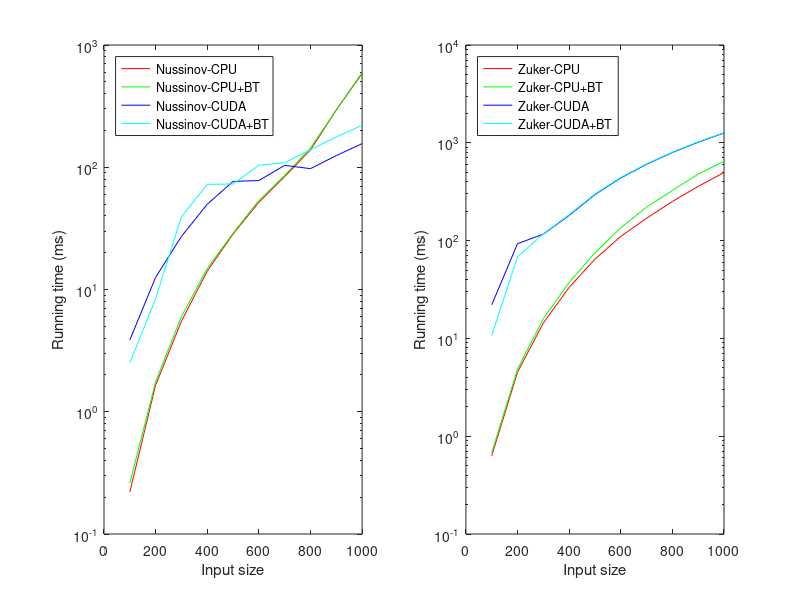

MATLAB code for this plot:
% MacBook Pro TCK

function [] = mbp()


data = [ 100 200 300 400 500 600 700 800 900 1000; ...
0.220 1.650 5.500 14.140 28.440 51.630 83.860 138.500 294.080 584.660; ... % Nussinov-CPU-plain
0.260 1.760 6.000 14.850 28.900 53.570 85.730 143.910 293.890 595.140; ... % Nussinov-CPU-BT
3.860 12.570 27.190 49.780 76.580 77.830 103.640 97.400 124.580 156.040; ... % Nussinov-CUDA-plain
2.510 8.410 39.390 72.400 73.000 103.820 108.950 139.000 176.920 220.460; ... % Nussinov-CUDA-BT
0.630 4.520 14.370 33.240 64.590 110.420 169.150 251.440 358.150 496.350; ... % Zuker-CPU-plain
0.680 4.850 15.910 37.310 75.080 135.180 220.190 325.310 478.670 647.570; ... % Zuker-CPU-BT
22.010 92.980 116.460 181.060 295.480 437.090 603.700 796.290 1014.540 1260.530; ... % Zuker-CUDA-plain
10.740 68.380 117.110 184.120 299.420 442.390 609.500 803.370 1024.430 1270.360 ]; % Zuker-CUDA-BT

h=figure;
subplot(121);
h1=semilogy(data(1,:),data(2,:),'r');
hold on;
h2=semilogy(data(1,:),data(3,:),'g');
h3=semilogy(data(1,:),data(4,:),'b');
h4=semilogy(data(1,:),data(5,:),'c');
hold off;
legend([h1,h2,h3,h4],{'Nussinov-CPU','Nussinov-CPU+BT','Nussinov-CUDA','Nussinov-CUDA+BT'},'Location','NorthWest');
xlabel('Input size');
ylabel('Running time (ms)');
subplot(122);
h5=semilogy(data(1,:),data(6,:),'r');
hold on;
h6=semilogy(data(1,:),data(7,:),'g');
h7=semilogy(data(1,:),data(8,:),'b');
h8=semilogy(data(1,:),data(9,:),'c');
hold off;
legend([h5,h6,h7,h8],{'Zuker-CPU','Zuker-CPU+BT','Zuker-CUDA','Zuker-CUDA+BT'},'Location','NorthWest');
xlabel('Input size');
ylabel('Running time (ms)');

%	file = 'var_zuker.eps';
%	set(gcf,'PaperUnits','inches','PaperPosition',[0 0 16 4]);
%	print(h,'-depsc',file); close(h);
%	unix(sprintf('epstopdf %s && rm %s',file,file));


end

function[]=raw()

sprintf('%.3f',median([   0.26    0.26    0.23    0.22    0.22    0.22    0.22    0.22    0.22    0.22    0.22    0.22    0.22    0.22    0.22    0.22    0.22    0.22    0.22    0.22    0.22    0.22    0.22    0.22    0.22  ])) % Nussinov-CPU-plain-100, 25 samples
sprintf('%.3f',median([   1.68    1.68    1.63    1.63    1.67    1.65    1.62    1.67    1.66    1.66    1.63    1.62    1.65    1.63    1.65    1.63    1.62    1.62    1.65    1.69    1.69    1.65    1.65    1.64    1.68  ])) % Nussinov-CPU-plain-200, 25 samples
sprintf('%.3f',median([   5.55    5.46    5.46    5.37    5.69    5.44    5.71    5.62    5.58    5.54    5.53    5.56    5.48    5.45    5.47    5.48    5.52    5.53    5.45    5.70    5.47    5.42    5.50    5.55    5.41  ])) % Nussinov-CPU-plain-300, 25 samples
sprintf('%.3f',median([  14.29   14.34   14.19   14.17   13.68   14.05   14.18   14.13   14.22   14.02   13.93   14.18   14.21   14.14   14.01   14.20   14.06   14.18   13.95   14.21   14.02   14.29   14.02   13.95   13.95  ])) % Nussinov-CPU-plain-400, 25 samples
sprintf('%.3f',median([  28.64   28.53   28.29   29.85   28.41   28.77   28.38   28.70   28.44   28.44   28.37   28.94   28.54   28.11   28.17   28.20   27.94   28.17   28.15   28.18   28.95   28.87   28.71   28.56   29.00  ])) % Nussinov-CPU-plain-500, 25 samples
sprintf('%.3f',median([  52.43   52.67   51.41   51.12   51.30   51.58   51.62   51.78   51.49   51.75   51.14   51.20   51.48   51.63   51.46   51.82   51.97   51.95   51.53   51.37   52.38   52.29   52.25   52.19   52.92  ])) % Nussinov-CPU-plain-600, 25 samples
sprintf('%.3f',median([  84.32   85.48   83.90   84.13   84.58   83.52   84.49   84.73   84.05   84.08   84.42   84.53   84.55   83.00   83.36   82.93   83.86   83.19   83.09   82.90   83.31   83.84   83.33   82.99   83.49  ])) % Nussinov-CPU-plain-700, 25 samples
sprintf('%.3f',median([ 142.93  141.75  140.23  135.43  137.61  139.00  140.00  139.59  137.24  137.93  137.61  139.13  138.49  139.64  138.50  139.12  138.20  138.31  138.70  138.10  139.17  138.09  138.38  138.68  138.02  ])) % Nussinov-CPU-plain-800, 25 samples
sprintf('%.3f',median([ 297.58  295.43  294.35  294.32  296.74  294.59  293.99  294.36  292.09  293.46  292.98  292.29  293.34  294.85  286.07  292.23  294.51  294.08  296.55  293.23  293.71  293.63  294.26  294.72  293.11  ])) % Nussinov-CPU-plain-900, 25 samples
sprintf('%.3f',median([ 588.02  589.89  588.13  584.11  587.53  584.66  583.10  584.59  584.44  579.06  584.05  589.49  585.63  584.79  585.11  586.49  577.66  584.56  579.90  584.61  589.40  585.52  584.07  586.71  577.18  ])) % Nussinov-CPU-plain-1000, 25 samples
sprintf('%.3f',median([   0.31    0.28    0.26    0.26    0.26    0.26    0.26    0.26    0.26    0.26    0.26    0.26    0.26    0.26    0.26    0.26    0.26    0.26    0.26    0.26    0.26    0.26    0.26    0.26    0.26  ])) % Nussinov-CPU-BT-100, 25 samples
sprintf('%.3f',median([   1.89    1.74    1.80    1.74    1.73    1.74    1.76    1.79    1.78    1.77    1.87    1.76    1.77    1.74    1.73    1.74    1.76    1.78    1.79    1.90    1.75    1.78    1.76    1.75    1.76  ])) % Nussinov-CPU-BT-200, 25 samples
sprintf('%.3f',median([   6.35    6.03    6.02    6.00    6.00    6.07    6.03    6.00    5.99    5.98    5.96    6.03    6.04    6.13    6.06    6.07    5.96    6.00    5.99    6.00    6.00    5.87    6.01    5.94    5.91  ])) % Nussinov-CPU-BT-300, 25 samples
sprintf('%.3f',median([  14.93   14.50   14.62   14.44   14.85   14.69   16.01   14.73   14.79   14.68   14.62   14.75   14.64   16.02   14.62   15.14   14.85   15.19   14.93   14.81   14.95   14.87   14.94   15.02   15.09  ])) % Nussinov-CPU-BT-400, 25 samples
sprintf('%.3f',median([  29.78   29.35   29.37   28.93   28.61   29.10   28.83   29.04   28.80   28.95   28.90   28.77   28.63   28.79   28.73   29.14   28.73   29.05   28.88   28.93   28.96   28.84   28.70   28.83   30.26  ])) % Nussinov-CPU-BT-500, 25 samples
sprintf('%.3f',median([  53.58   54.25   53.82   52.78   53.23   52.77   53.88   53.10   53.15   53.15   52.74   53.10   53.56   53.34   53.57   53.80   53.69   53.69   54.07   52.97   53.13   53.78   54.27   53.86   53.65  ])) % Nussinov-CPU-BT-600, 25 samples
sprintf('%.3f',median([  88.09   87.44   86.20   86.11   85.73   86.60   87.87   86.64   85.59   85.90   85.56   85.67   85.22   84.25   83.38   83.76   84.04   84.19   84.70   85.57   85.68   86.77   87.16   87.45   86.36  ])) % Nussinov-CPU-BT-700, 25 samples
sprintf('%.3f',median([ 148.71  146.64  155.99  139.49  139.19  139.29  143.81  143.51  145.55  143.48  144.90  144.08  144.25  144.19  143.35  143.91  144.66  143.09  144.93  142.09  142.92  142.91  144.98  145.27  142.94  ])) % Nussinov-CPU-BT-800, 25 samples
sprintf('%.3f',median([ 297.05  293.89  293.29  292.77  292.89  293.08  291.40  292.96  293.38  293.92  293.02  296.72  291.76  292.46  291.26  296.23  296.27  296.81  302.04  300.11  293.63  294.32  297.71  296.65  297.10  ])) % Nussinov-CPU-BT-900, 25 samples
sprintf('%.3f',median([ 583.04  592.17  579.17  604.65  583.06  584.41  582.12  595.59  594.58  595.14  594.69  598.21  596.31  597.74  593.70  597.95  595.48  596.42  596.65  594.73  595.25  597.12  593.64  597.71  594.81  ])) % Nussinov-CPU-BT-1000, 25 samples
sprintf('%.3f',median([   3.78    3.87    3.60    3.60    3.60    3.88    3.86    3.87    3.88    3.88    3.88    3.89    3.89    3.89    3.88    3.85    3.88    3.60    3.87    3.60    3.60    3.60    3.60    3.60    3.60  ])) % Nussinov-CUDA-plain-100, 25 samples
sprintf('%.3f',median([  12.61   12.58   12.58   12.57   12.57   12.59   12.57   12.57   12.57   12.58   12.58   12.57   12.61   12.57   12.57   12.57   12.57   12.57   12.58   12.58   12.57   12.58   12.57   12.57   12.58  ])) % Nussinov-CUDA-plain-200, 25 samples
sprintf('%.3f',median([  27.22   27.20   27.19   27.20   27.19   27.18   27.18   27.18   27.19   27.19   27.16   27.19   27.19   27.19   27.18   27.19   27.18   27.19   27.18   27.18   27.18   27.18   27.18   27.16   27.19  ])) % Nussinov-CUDA-plain-300, 25 samples
sprintf('%.3f',median([  49.82   49.78   49.80   49.79   49.80   49.76   49.78   49.78   49.79   49.78   49.77   49.78   49.77   49.79   49.78   49.78   49.78   49.78   49.76   49.78   49.79   49.77   49.78   49.77   49.78  ])) % Nussinov-CUDA-plain-400, 25 samples
sprintf('%.3f',median([  96.10   96.11   96.11   95.88   82.28   76.55   76.58   76.64   76.53   76.66   76.62   76.56   76.54   76.65   76.67   76.52   76.54   76.56   76.57   76.57   76.67   76.55   76.67   76.56   76.53  ])) % Nussinov-CUDA-plain-500, 25 samples
sprintf('%.3f',median([ 147.95  125.70  120.73  120.76   79.28   77.80   77.85   77.84   77.97   77.80   77.90   77.90   77.82   77.94   77.94   77.83   77.00   77.11   77.04   77.03   77.09   77.01   77.05   76.99   77.04  ])) % Nussinov-CUDA-plain-600, 25 samples
sprintf('%.3f',median([ 132.69  117.55  110.69  110.69  110.49  110.63  110.70  109.92  105.69  103.53  103.49  103.53  103.35  104.00  103.64  104.02  104.00  102.38   99.11   81.21   78.70   78.78   78.81   78.97   79.00  ])) % Nussinov-CUDA-plain-700, 25 samples
sprintf('%.3f',median([ 133.04  109.77  107.26  103.48  101.96  102.09  102.44  102.08  102.37  102.00   98.98   97.17   97.55   97.38   97.40   97.32   97.38   97.31   97.32   97.29   97.29   97.17   97.00   97.24   97.22  ])) % Nussinov-CUDA-plain-800, 25 samples
sprintf('%.3f',median([ 135.07  132.31  134.79  130.80  125.97  124.74  124.52  124.59  124.40  124.58  124.53  124.49  124.39  124.56  124.52  124.58  124.58  124.36  124.45  124.53  124.60  124.80  124.62  124.37  124.71  ])) % Nussinov-CUDA-plain-900, 25 samples
sprintf('%.3f',median([ 169.92  167.18  165.03  159.84  156.10  155.98  156.04  156.04  156.07  155.91  156.22  156.01  156.49  155.79  156.15  155.92  156.22  155.96  156.33  155.94  155.88  155.87  155.79  155.86  156.05  ])) % Nussinov-CUDA-plain-1000, 25 samples
sprintf('%.3f',median([   2.61    2.54    2.51    2.51    2.51    2.51    2.50    2.51    2.50    2.51    2.51    2.50    2.51    2.52    2.51    2.50    2.52    2.50    2.50    2.52    2.50    2.51    2.50    2.51    2.52  ])) % Nussinov-CUDA-BT-100, 25 samples
sprintf('%.3f',median([   8.16    8.32    8.39    8.39    8.42    8.40    8.43    8.42    8.40    8.39    8.39    8.39    8.40    8.41    8.41    8.39    8.43    9.24    8.81    8.84    8.81    8.82    8.84    8.83    8.80  ])) % Nussinov-CUDA-BT-200, 25 samples
sprintf('%.3f',median([  28.22   28.16   28.16   28.18   28.11   28.16   28.18   28.11   39.40   39.37   39.43   39.42   39.39   39.45   39.45   39.37   39.40   39.42   39.39   39.37   39.40   39.41   39.43   39.40   39.45  ])) % Nussinov-CUDA-BT-300, 25 samples
sprintf('%.3f',median([  72.45   72.44   72.41   72.41   72.40   72.37   72.40   72.39   72.40   72.42   72.38   72.39   72.44   72.41   72.40   72.37   72.40   72.40   72.43   72.40   72.40   72.41   72.39   72.41   72.39  ])) % Nussinov-CUDA-BT-400, 25 samples
sprintf('%.3f',median([ 140.03  139.93  106.19   73.86   73.00   72.94   73.07   73.02   73.00   73.01   72.86   72.94   73.01   72.98   72.97   73.03   73.05   72.90   72.85   73.03   72.98   72.95   72.85   72.94   72.99  ])) % Nussinov-CUDA-BT-500, 25 samples
sprintf('%.3f',median([ 196.88  114.68  113.77  111.59  111.47  111.45  111.44  111.26  109.53  104.60  103.82  103.75  103.81  103.80  103.80  103.85  103.89  103.72  103.76  102.97  100.76   85.78   83.30   83.23   83.34  ])) % Nussinov-CUDA-BT-600, 25 samples
sprintf('%.3f',median([ 147.11  147.53  145.24  143.77  142.40  142.44  131.65  114.12  113.30  113.31  113.35  112.47  108.95  107.36  104.51  104.50  104.47  104.48  104.87  104.47  104.84  104.75  104.51  104.61  104.43  ])) % Nussinov-CUDA-BT-700, 25 samples
sprintf('%.3f',median([ 151.82  150.41  147.34  142.19  142.25  139.70  139.00  138.93  139.46  138.88  139.12  138.99  139.06  138.91  138.95  139.10  138.84  139.13  138.99  138.99  138.90  139.13  138.99  138.99  139.00  ])) % Nussinov-CUDA-BT-800, 25 samples
sprintf('%.3f',median([ 191.03  188.10  178.89  176.91  176.84  176.92  176.59  177.13  177.00  177.11  176.83  176.85  176.96  176.89  177.09  176.91  176.67  177.20  176.78  177.06  177.07  176.92  176.66  176.91  176.72  ])) % Nussinov-CUDA-BT-900, 25 samples
sprintf('%.3f',median([ 237.45  229.37  224.94  220.70  220.77  220.46  220.59  220.13  220.72  220.25  219.99  220.97  220.18  220.05  220.40  220.98  220.16  220.76  220.39  220.22  220.27  220.37  220.67  220.24  220.73  ])) % Nussinov-CUDA-BT-1000, 25 samples
sprintf('%.3f',median([   0.66    0.62    0.64    0.62    0.63    0.63    0.61    0.60    0.63    0.63    0.63    0.64    0.61    0.60    0.60    0.62    0.63    0.62    0.63    0.63    0.66    0.60    0.62    0.66    0.61  ])) % Zuker-CPU-plain-100, 25 samples
sprintf('%.3f',median([   4.67    4.54    4.63    4.51    4.56    4.55    4.52    4.42    4.51    4.30    4.54    4.44    4.51    4.56    4.41    4.52    4.57    4.51    4.58    4.54    4.44    4.55    4.46    4.45    4.75  ])) % Zuker-CPU-plain-200, 25 samples
sprintf('%.3f',median([  14.96   15.56   14.24   14.49   14.44   14.51   14.24   14.37   14.29   14.59   14.20   14.28   14.33   14.34   14.49   14.19   14.21   14.41   14.38   14.52   14.48   14.32   14.27   14.42   14.26  ])) % Zuker-CPU-plain-300, 25 samples
sprintf('%.3f',median([  35.21   33.26   32.95   33.01   33.04   33.72   33.08   32.88   33.41   33.16   33.08   33.00   33.40   33.22   33.00   33.02   33.81   33.66   33.79   33.62   33.24   33.15   33.73   33.69   33.61  ])) % Zuker-CPU-plain-400, 25 samples
sprintf('%.3f',median([  66.60   65.10   64.61   63.81   64.83   64.31   64.46   64.65   64.27   64.50   64.73   64.81   63.58   64.75   64.59   65.09   64.87   63.64   64.61   64.57   64.37   64.36   64.07   65.03   64.31  ])) % Zuker-CPU-plain-500, 25 samples
sprintf('%.3f',median([ 112.37  109.62  110.34  110.93  109.77  110.21  110.92  108.99  110.61  110.44  109.07  110.72  110.82  109.59  110.67  110.42  109.88  110.72  110.64  109.77  110.42  110.24  109.58  110.37  110.43  ])) % Zuker-CPU-plain-600, 25 samples
sprintf('%.3f',median([ 174.78  169.05  169.09  168.31  168.97  169.15  169.14  169.00  169.59  168.98  168.66  169.34  170.05  169.47  169.46  169.75  169.35  168.72  169.31  168.98  168.78  169.32  169.25  169.81  168.39  ])) % Zuker-CPU-plain-700, 25 samples
sprintf('%.3f',median([ 257.33  251.88  252.32  251.13  252.33  250.71  251.34  251.03  252.41  250.28  251.44  252.29  250.89  252.32  251.45  251.69  251.13  250.92  251.75  251.72  250.71  251.34  250.96  251.59  251.28  ])) % Zuker-CPU-plain-800, 25 samples
sprintf('%.3f',median([ 365.55  358.39  359.22  359.29  357.82  358.06  359.18  358.37  359.55  358.10  358.04  359.07  357.29  358.22  358.15  356.88  357.87  357.51  357.88  358.70  357.25  358.15  358.32  358.14  358.54  ])) % Zuker-CPU-plain-900, 25 samples
sprintf('%.3f',median([ 504.30  498.68  496.35  496.73  496.24  496.89  495.65  496.98  495.98  496.34  495.87  495.92  496.55  495.73  497.32  496.06  496.44  496.10  497.34  495.26  496.78  495.99  497.53  495.39  496.52  ])) % Zuker-CPU-plain-1000, 25 samples
sprintf('%.3f',median([   0.79    0.68    0.66    0.79    0.68    0.68    0.66    0.68    0.69    0.64    0.67    0.65    0.65    0.65    0.64    0.64    0.68    0.64    0.69    0.68    0.68    0.68    0.68    0.68    0.67  ])) % Zuker-CPU-BT-100, 25 samples
sprintf('%.3f',median([   5.41    4.85    4.84    4.82    4.83    4.79    4.72    4.81    4.88    4.86    4.96    4.92    4.89    4.80    4.85    4.99    4.82    4.95    4.84    4.82    4.80    4.89    4.86    4.94    4.88  ])) % Zuker-CPU-BT-200, 25 samples
sprintf('%.3f',median([  17.06   15.80   15.84   15.83   15.60   15.61   15.94   15.85   16.03   16.07   16.13   16.14   16.11   16.25   15.64   15.86   15.82   15.91   15.90   15.92   15.82   16.02   15.95   16.07   15.90  ])) % Zuker-CPU-BT-300, 25 samples
sprintf('%.3f',median([  39.51   37.27   37.31   37.06   37.28   37.46   37.08   37.09   37.62   37.37   37.42   37.32   37.42   37.11   36.98   37.46   37.69   37.03   37.35   37.49   37.29   37.28   37.14   37.41   37.20  ])) % Zuker-CPU-BT-400, 25 samples
sprintf('%.3f',median([  77.50   73.53   73.87   74.14   73.96   74.53   75.39   75.08   74.95   75.52   75.13   74.02   75.33   75.57   75.36   74.60   75.08   75.16   75.83   74.83   74.74   75.37   75.86   75.68   74.13  ])) % Zuker-CPU-BT-500, 25 samples
sprintf('%.3f',median([ 141.56  135.92  137.12  137.87  135.93  138.19  134.38  134.72  135.33  135.20  135.18  135.92  134.65  134.45  135.30  134.56  135.12  134.83  134.65  135.25  134.55  135.24  135.01  134.79  134.78  ])) % Zuker-CPU-BT-600, 25 samples
sprintf('%.3f',median([ 226.22  219.22  220.36  220.81  219.19  219.06  221.58  219.41  221.43  220.02  220.49  221.10  218.74  220.51  220.50  219.98  220.19  220.72  219.21  220.37  220.04  219.13  220.84  219.14  219.64  ])) % Zuker-CPU-BT-700, 25 samples
sprintf('%.3f',median([ 332.49  325.43  325.23  324.97  325.66  325.31  324.57  325.16  324.84  324.84  324.16  324.58  325.07  325.76  325.04  324.25  323.67  325.37  325.49  325.75  332.86  334.26  335.05  335.51  333.84  ])) % Zuker-CPU-BT-800, 25 samples
sprintf('%.3f',median([ 487.87  472.29  470.29  468.65  476.89  479.21  478.70  478.44  479.37  476.92  479.71  477.41  478.04  476.91  479.45  478.01  479.67  478.67  479.03  478.00  478.83  477.56  480.10  481.00  480.38  ])) % Zuker-CPU-BT-900, 25 samples
sprintf('%.3f',median([ 677.63  649.66  650.56  646.50  646.98  647.31  646.31  646.38  647.57  646.45  646.49  646.00  647.23  650.65  652.06  644.87  646.42  647.46  654.72  666.20  667.08  665.75  666.30  665.23  666.16  ])) % Zuker-CPU-BT-1000, 25 samples
sprintf('%.3f',median([  21.93   22.00   22.00   22.02   22.01   22.01   22.01   22.01   22.01   22.00   22.02   22.01   22.01   22.01   22.00   22.01   22.02   22.00   22.01   22.00   22.00   22.04   22.01   22.00   22.00  ])) % Zuker-CUDA-plain-100, 25 samples
sprintf('%.3f',median([  92.92   92.95   92.98   92.98   93.00   93.17   92.93   92.95   92.94   92.99   93.00   92.97   93.00   92.99   92.98   93.00   92.93   92.95   92.94   92.99   92.87   92.98   92.93   92.98   92.97  ])) % Zuker-CUDA-plain-200, 25 samples
sprintf('%.3f',median([ 233.74  131.27  129.50  127.76  126.14  126.14  124.10  124.08  121.52  119.73  119.80  116.46  116.50  116.43  114.58  113.97  113.96  113.99  112.11  111.57  111.54  101.67   98.75   98.72   98.77  ])) % Zuker-CUDA-plain-300, 25 samples
sprintf('%.3f',median([ 264.04  256.00  244.95  231.51  196.45  192.49  186.91  181.06  181.08  181.08  181.05  181.01  181.03  181.06  181.05  181.10  181.06  181.09  181.05  181.05  181.03  181.06  181.05  181.08  181.04  ])) % Zuker-CUDA-plain-400, 25 samples
sprintf('%.3f',median([ 408.86  327.02  302.48  295.51  295.48  295.48  295.47  295.54  295.46  295.51  295.48  295.52  295.49  295.51  295.47  295.48  295.45  295.43  295.41  295.52  295.42  295.46  295.50  295.44  295.49  ])) % Zuker-CUDA-plain-500, 25 samples
sprintf('%.3f',median([ 534.13  441.75  437.09  437.10  437.12  437.08  437.12  437.10  437.08  437.04  437.10  437.14  437.10  437.05  437.10  437.08  437.09  437.07  437.10  437.05  437.06  437.08  437.07  437.08  437.05  ])) % Zuker-CUDA-plain-600, 25 samples
sprintf('%.3f',median([ 730.59  603.69  603.69  603.70  603.70  603.76  603.73  603.71  603.62  603.66  603.69  603.67  603.70  603.65  603.70  603.70  603.79  603.76  603.61  603.66  603.68  603.66  603.71  603.72  603.70  ])) % Zuker-CUDA-plain-700, 25 samples
sprintf('%.3f',median([ 951.48  796.24  796.29  796.29  796.28  796.39  796.28  796.26  796.29  796.32  796.25  796.25  796.29  796.30  796.25  796.29  796.30  796.28  796.37  796.28  796.31  796.24  796.30  796.23  796.30  ])) % Zuker-CUDA-plain-800, 25 samples
sprintf('%.3f',median([1162.68 1014.50 1014.54 1014.54 1014.53 1014.56 1014.54 1014.56 1014.50 1014.60 1014.51 1014.54 1014.60 1014.65 1014.56 1014.52 1014.61 1014.57 1014.53 1014.55 1014.61 1014.53 1014.51 1014.57 1014.48  ])) % Zuker-CUDA-plain-900, 25 samples
sprintf('%.3f',median([1357.60 1260.56 1260.52 1260.52 1260.49 1260.51 1260.55 1260.53 1260.51 1260.56 1260.54 1260.56 1260.53 1260.54 1260.55 1260.47 1260.46 1260.50 1260.50 1260.58 1260.55 1260.48 1260.53 1260.50 1260.49  ])) % Zuker-CUDA-plain-1000, 25 samples
sprintf('%.3f',median([  10.47   10.53   10.49   10.51   10.27   10.26   10.49   10.49   10.79   10.78   10.73   10.74   10.73   10.75   10.68   10.72   10.78   10.78   10.74   11.25   11.24   11.25   11.30   11.27   11.21  ])) % Zuker-CUDA-BT-100, 25 samples
sprintf('%.3f',median([  96.84   96.58   96.63   96.64   90.17   68.41   68.38   68.35   68.39   68.34   68.42   68.35   68.37   68.38   68.38   68.36   68.40   68.38   68.37   68.34   68.35   68.38   68.37   68.36   68.34  ])) % Zuker-CUDA-BT-200, 25 samples
sprintf('%.3f',median([ 254.92  147.65  132.73  129.38  129.43  129.44  126.90  127.80  120.64  119.47  119.50  117.03  117.14  117.11  114.78  114.07  114.09  103.96  101.28  101.24  101.23  101.20   97.73   95.40   95.43  ])) % Zuker-CUDA-BT-300, 25 samples
sprintf('%.3f',median([ 256.38  249.23  213.58  199.55  192.71  184.97  184.10  184.10  184.12  184.10  184.11  184.11  184.12  184.12  184.08  184.13  184.16  184.12  184.20  184.09  184.09  184.10  184.11  184.06  184.15  ])) % Zuker-CUDA-BT-400, 25 samples
sprintf('%.3f',median([ 412.56  328.32  305.53  299.43  299.42  299.42  299.38  299.39  299.40  299.46  299.44  299.46  299.40  299.38  299.40  299.40  299.41  299.41  299.42  299.44  299.41  299.44  299.40  299.42  299.41  ])) % Zuker-CUDA-BT-500, 25 samples
sprintf('%.3f',median([ 565.33  452.58  442.42  442.39  442.39  442.46  442.40  442.39  442.33  442.42  442.34  442.39  442.34  442.42  442.34  442.44  442.33  442.35  442.34  442.37  442.46  442.38  442.37  442.46  442.35  ])) % Zuker-CUDA-BT-600, 25 samples
sprintf('%.3f',median([ 762.73  612.99  609.50  609.55  609.44  609.45  609.52  609.47  609.50  609.44  609.49  609.61  609.54  609.38  609.49  609.52  609.46  609.47  609.45  609.53  609.51  609.48  609.53  609.57  609.45  ])) % Zuker-CUDA-BT-700, 25 samples
sprintf('%.3f',median([ 934.27  803.36  803.37  803.40  803.32  803.28  803.36  803.37  803.36  803.48  803.38  803.37  803.41  803.26  803.58  803.37  803.40  803.46  803.40  803.40  803.33  803.36  803.38  803.42  803.37  ])) % Zuker-CUDA-BT-800, 25 samples
sprintf('%.3f',median([1156.48 1024.44 1024.43 1024.51 1024.44 1024.39 1024.41 1024.47 1024.44 1024.44 1024.44 1024.35 1024.43 1024.47 1024.39 1024.43 1024.50 1024.43 1024.42 1024.42 1024.39 1024.39 1024.37 1024.46 1024.41  ])) % Zuker-CUDA-BT-900, 25 samples
sprintf('%.3f',median([1397.88 1270.34 1270.36 1270.42 1270.18 1270.43 1270.45 1270.30 1270.38 1270.32 1270.34 1270.43 1270.33 1270.37 1270.36 1270.35 1270.34 1270.37 1270.34 1270.30 1270.40 1270.34 1270.37 1270.37 1270.33  ])) % Zuker-CUDA-BT-1000, 25 samples

end
